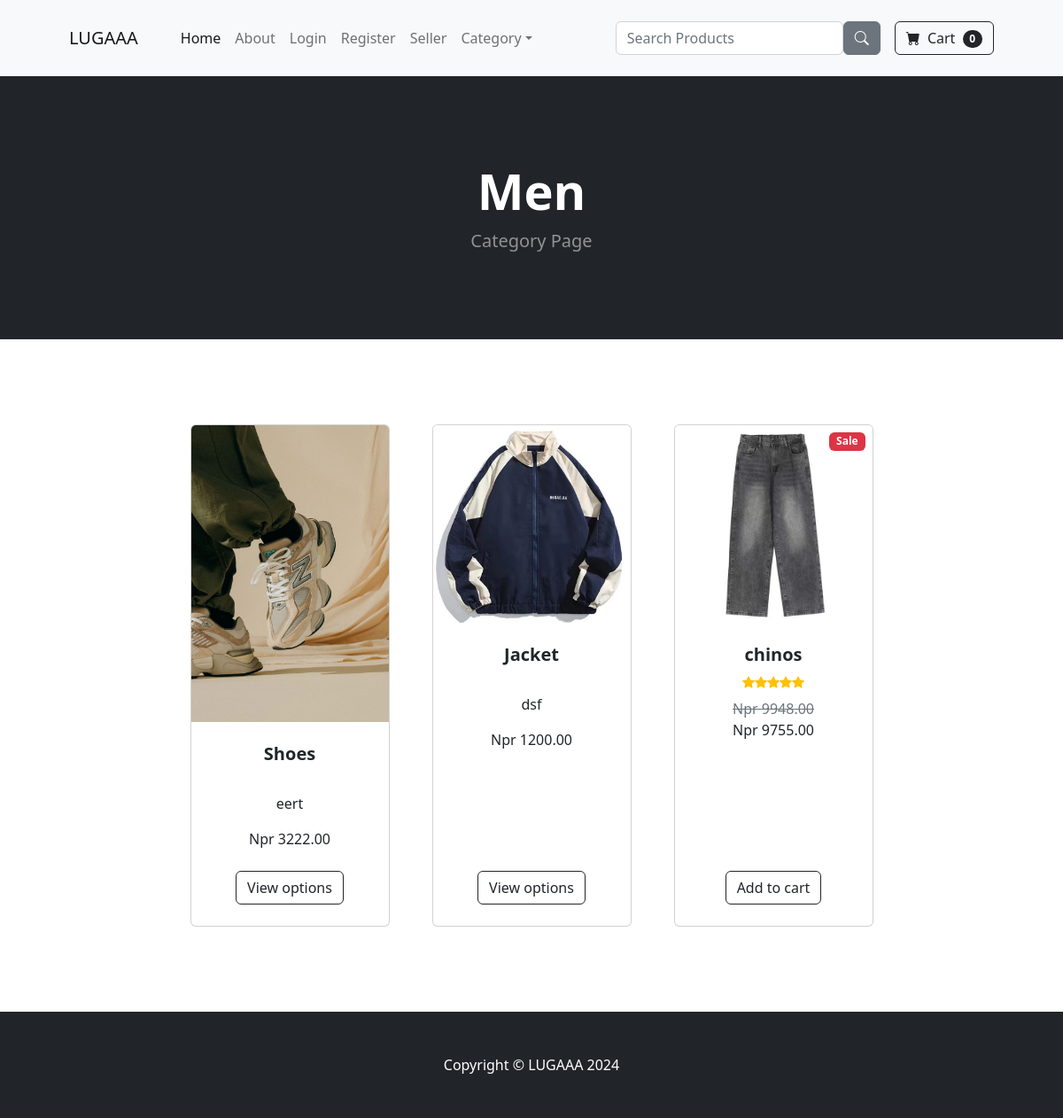
/category/Men, run on an earlier commit of the app's database.
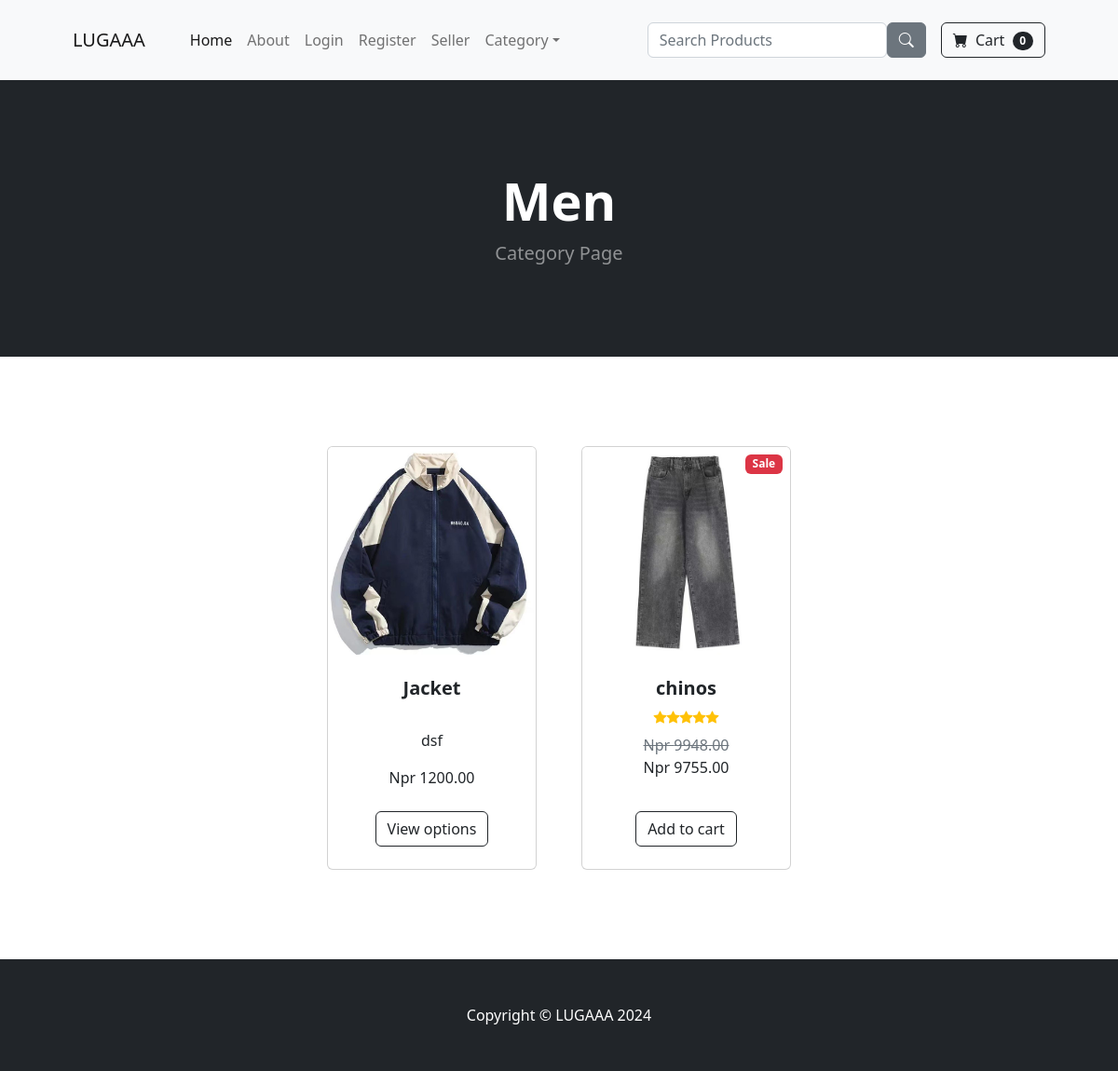
And on a later commit of the database.
### store/models.py (models this page shows, shortened)
class Product(models.Model):
    name =  models.CharField(max_length=100)
    price =  models.DecimalField(default=0, decimal_places=2, max_digits = 8)
    category =  models.ForeignKey(Category, on_delete=models.CASCADE, null=True, blank=True)
    description =  models.CharField(max_length=250, default='', blank = True, null=True)
    image = models.ImageField(upload_to='uploads/product/')
    is_sale = models.BooleanField(default= False)
    sale_price = models.DecimalField(default=0, decimal_places=2, max_digits = 8, null=True)
    in_stock =  models.PositiveIntegerField(default=1)

### store/views.py (the view)
# urls.py: path('category/<str:foo>', views.category, name='category'),#urlpatterns for category page
def category(request, foo):
    foo = foo.replace('-', ' ')
    try:
        category = Category.objects.get(name=foo)
        if category.children.exists():
            child_categories = category.children.all()
            products = Product.objects.filter(category__in= child_categories)
        else:
            products = Product.objects.filter(category = category)
        return render(request, 'category.html', {'products': products, 'category': category})
    except:
        messages.success(request, ("The Category Doesnt exist."))
        return redirect('home')

### cart/cart.py (called while the page is built)
    def __len__(self):
        return len(self.cart)

### cart/context_processor.py (called while the page is built)
def cart(request):
    return {'cart': Cart(request)}

### store/models.py (called while the page is built)
    def __str__(self):
        return self.name

### store/templates/category.html
{% extends 'base.html' %}
{% load static %}
{% block content %}
        <header class="bg-dark py-5">
            <div class="container px-4 px-lg-5 my-5">
                <div class="text-center text-white">
                    <h1 class="display-4 fw-bolder">{{category}}</h1>
                    <p class="lead fw-normal text-white-50 mb-0">Category Page</p>
                </div>
            </div>
        </header>
        <section class="py-5">
            <div class="container px-4 px-lg-5 mt-5">
                <div class="row gx-4 gx-lg-5 row-cols-2 row-cols-md-3 row-cols-xl-4 justify-content-center">
                   {% for product in products %}
                        {% if product.is_sale %}
                        <div class="col mb-5">
                            <div class="card h-100">
                                <div class="badge bg-danger text-white position-absolute" style="top: 0.5rem; right: 0.5rem">Sale</div>
                                <img class="card-img-top" src="{{ product.image.url }}" alt="..." />
                                <div class="card-body p-4">
                                    <div class="text-center">
                                        <h5 class="fw-bolder">{{  product.name }}</h5>
                                        <div class="d-flex justify-content-center small text-warning mb-2">
                                            <div class="bi-star-fill"></div>
                                            <div class="bi-star-fill"></div>
                                            <div class="bi-star-fill"></div>
                                            <div class="bi-star-fill"></div>
                                            <div class="bi-star-fill"></div>
                                        </div>
                                        <span class="text-muted text-decoration-line-through">Npr {{product.price}}</span><br>
                                        Npr {{product.sale_price}}
                                    </div>
                                </div>
                                <div class="card-footer p-4 pt-0 border-top-0 bg-transparent">
                                    <div class="text-center"><a class="btn btn-outline-dark mt-auto" href="{% url 'product' product.id %}">Add to cart</a></div>
                                </div>
                            </div>
                        </div>
                        {% else %}
                    <div class="col mb-5">
                        <div class="card h-100">
                            <img class="card-img-top" src="{{ product.image.url }}" alt="..." />
                            <div class="card-body p-4">
                                <div class="text-center">
                                    <h5 class="fw-bolder">{{ product.name}}</h5><br>
                                    <p>{{ product.description }}</p>
                                    Npr {{product.price }}
                                </div>
                            </div>
                            <div class="card-footer p-4 pt-0 border-top-0 bg-transparent">
                                <div class="text-center"><a class="btn btn-outline-dark mt-auto" href="{% url 'product' product.id %}">View options</a></div>
                            </div>
                        </div>
                    </div>
                    {% endif %}
                    {% endfor %}
        </section>
{% endblock %}

What changed in the data, as far as the page shows it:
removed Product: image (picture), name "Shoes", description "eert", price "3222.00"
